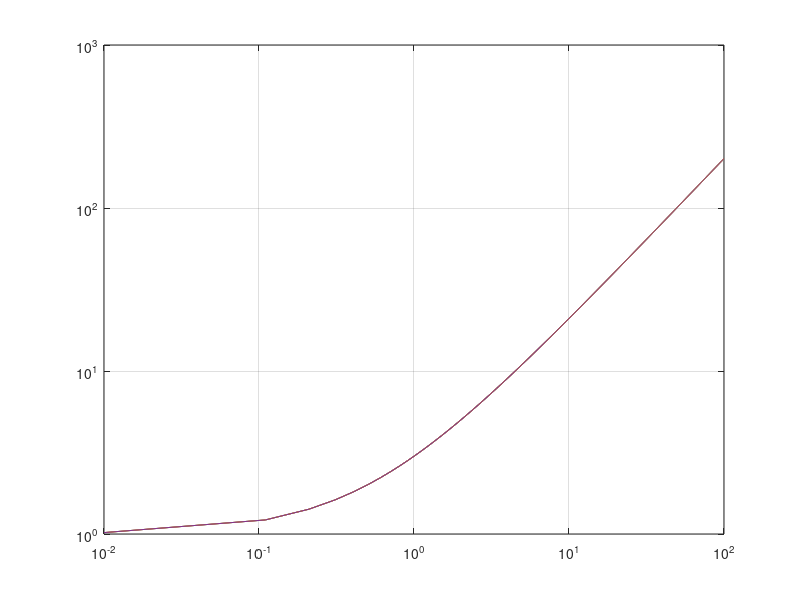

Recreate this plot in MATLAB.
clc
clear all
close all
m=2;
b=[1];
x=[0.01:0.1:100];
y=m.*x + b;
plot(x,y)
grid 
hold on 
semilogx(x,y);
hold on
semilogy(x,y);
hold on
loglog(x,y);
